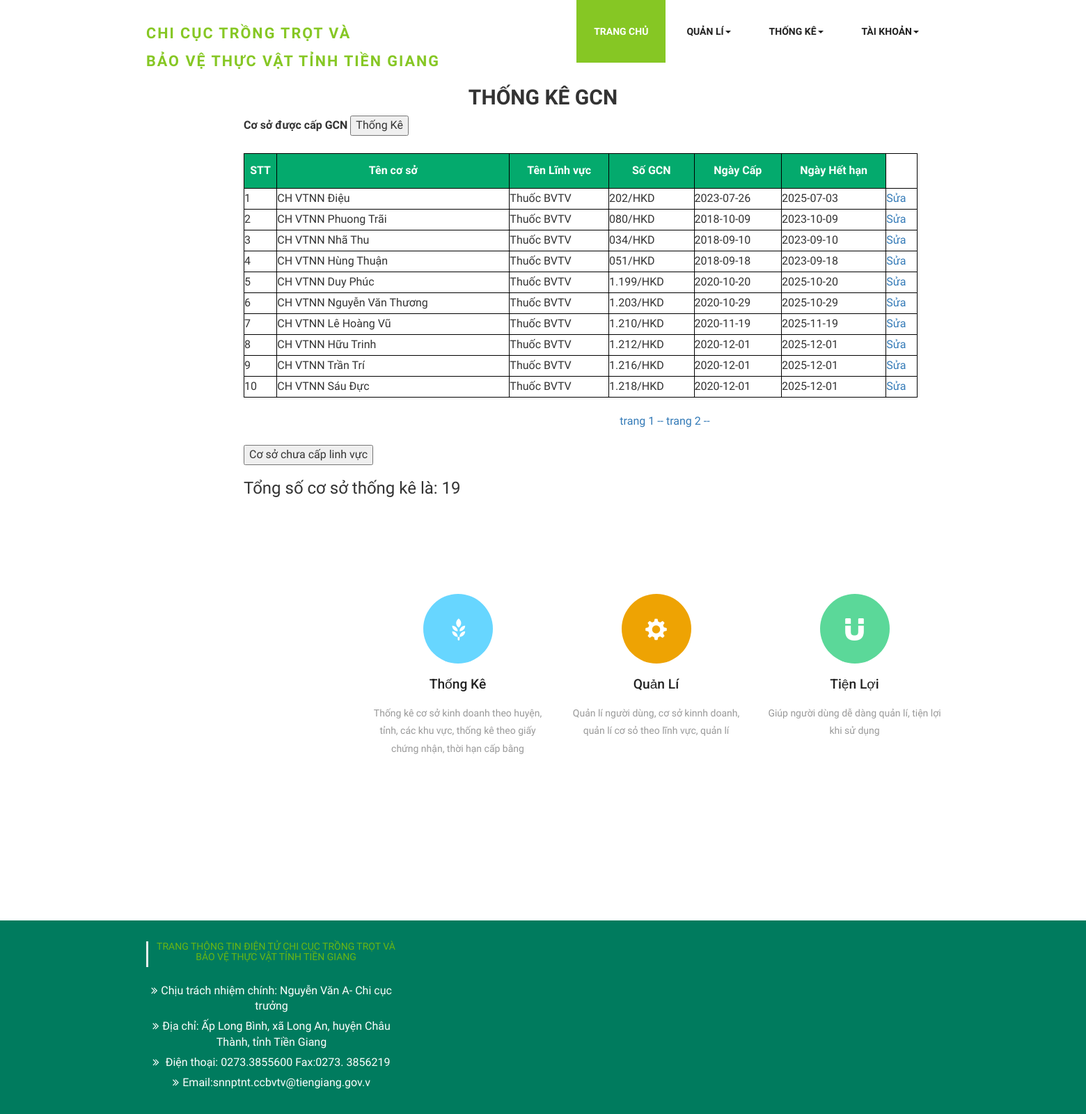
/giaychungnhan.php, run on the app's committed database.
### tables this page shows
CREATE TABLE `coso_linhvuc` (
  `id_cosolinhvuc` int(11) NOT NULL,
  `id_coso` int(11) NOT NULL,
  `id_linhvuc` int(11) NOT NULL,
  `soGCN` char(50) DEFAULT NULL,
  `ngay_cap` date DEFAULT NULL,
  `ngay_hethan` date DEFAULT NULL
);

CREATE TABLE `coso` (
  `id_coso` int(11) NOT NULL,
  `id_loaihinh` int(11) NOT NULL,
  `id_tthd` int(20) NOT NULL,
  `id_user` int(11) DEFAULT NULL,
  `id_tinh` int(11) NOT NULL,
  `id_huyen` int(11) NOT NULL,
  `id_xa` int(11) NOT NULL,
  `dia_chi` char(50) NOT NULL,
  `ten_coso` char(50) NOT NULL,
  `ten_chucoso` char(50) NOT NULL,
  `trinhdo_bangcap` int(32) NOT NULL,
  `sdt` char(50) NOT NULL,
  `ghi_chu` char(50) DEFAULT NULL,
  `ngay_tao` date NOT NULL,
  `ngay_update` date NOT NULL,
  `trangthai` int(11) NOT NULL
);

CREATE TABLE `linhvuc` (
  `id_linhvuc` int(11) NOT NULL,
  `ten_linhvuc` varchar(45) NOT NULL,
  `trangthai_MD` int(11) NOT NULL
);

### giaychungnhan.php (the view, shortened to what this page needs)
<?php
$trang ='';
if(isset($_GET['trang'])){
    $trang = $_GET['trang'];
    settype($trang,"int");
}else{
    $trang =1;
}
?>
<!DOCTYPE html>
    <html>
        <head>
            <link href="css/bootstrap.css" rel="stylesheet" type="text/css" media="all" />
            <link rel="stylesheet" href="css/style.css" type="text/css" media="all" />
            <link href="css/font-awesome.css" rel="stylesheet">
            <link href='css/immersive-slider.css' rel='stylesheet' type='text/css'>
            <link rel="stylesheet" href="css/jquery.flipster.css">
     </head>
     <body>
        <div class="header">
            <div class="container">
                <nav class="navbar navbar-default">
                    <div class="navbar-header">
                        <div class="w3layouts-logo">
                            <h1><a href="index.html"><span>CHI CỤC TRỒNG TRỌT VÀ <br>
                                        BẢO VỆ THỰC VẬT TỈNH TIỀN GIANG</span></a></h1>
                        </div>
                    </div>
                    <div class="collapse navbar-collapse nav-wil" id="bs-example-navbar-collapse-1">
                        <nav>
                            <ul class="nav navbar-nav">
                                <li class="active"><a href="admin.php">Trang Chủ</a></li>
                                <li><a href="#" class="dropdown-toggle hvr-sweep-to-bottom" data-toggle="dropdown" role="button" aria-haspopup="true" aria-expanded="false">Quản Lí<span class="caret"></span></a>
                                </li>
                                <li><a href="thongke.php" class="dropdown-toggle hvr-sweep-to-bottom" data-toggle="dropdown" role="button" aria-haspopup="true" aria-expanded="false">Thống Kê<span class="caret"></span></a>
                                </li>
                                <li><a href="taikhoan.php" class="dropdown-toggle hvr-sweep-to-bottom" data-toggle="dropdown" role="button" aria-haspopup="true" aria-expanded="false">Tài khoản<span class="caret"></span></a>
                                </li>
                            </ul>
                        </nav>
                    </div>
                </nav>
            </div>
            </div>
                <h2 style="text-align: center;"><b>THỐNG KÊ GCN</b></h2>
            <div style="margin-left: 350px;">
               <form action="" method="POST">
                    <label for="">Cơ sở được cấp GCN </label>
                    <input type="submit" name="thongke" value="Thống Kê">
               </form><br>
               <table border="1">
                    <tr>
                        <th>STT</th>
                        <th>Tên cơ sở</th>
                        <th>Tên Lĩnh vực</th>
                        <th>Số GCN</th>
                        <th>Ngày Cấp</th>
                        <th>Ngày Hết hạn</th>
                    </tr>
                    <?php
                    require 'connect.php';
                    $sotin1trang = 10;
                    $from = ($trang - 1) * 10;
                    $sql="SELECT coso.id_coso,coso.ten_coso,coso_linhvuc.id_cosolinhvuc,linhvuc.id_linhvuc, coso_linhvuc.soGCN,coso_linhvuc.ngay_cap,coso_linhvuc.ngay_hethan,linhvuc.ten_linhvuc from coso
                        INNER JOIN coso_linhvuc ON coso.id_coso=coso_linhvuc.id_coso INNER JOIN linhvuc ON coso_linhvuc.id_linhvuc=linhvuc.id_linhvuc
                        WHERE coso_linhvuc.id_linhvuc !='1' LIMIT $from , $sotin1trang ";
                    $result = $conn->query($sql);
                    $i = 0;
                    while($row = $result->fetch_assoc()) {
                        $i++;
                    ?>
                        <tr>
                            <td><?php echo $i; ?></td>
                            <td><?php echo $row['ten_coso']; ?></td>
                            <td><?php echo $row['ten_linhvuc']; ?></td>
                            <td><?php echo $row['soGCN']; ?></td>
                            <td><?php echo $row['ngay_cap']; ?></td>
                            <td><?php echo $row['ngay_hethan']; ?></td>
                            <td><a href="editcosolinhvuc.php?id_cosolinhvuc=<?php echo $row['id_cosolinhvuc']; ?>">Sửa</a></td>
                        </tr>
                        <?php
                        }
                        ?>
               </table><br>
               <div style="text-align: center;">
                <?php
                    require 'connect.php';
                    $x = mysqli_query($conn,"SELECT id_cosolinhvuc from coso_linhvuc WHERE coso_linhvuc.id_linhvuc !='1' ");
                    $tongsotin = mysqli_num_rows($x);
                    $sotrang = ceil( $tongsotin / $sotin1trang);
                    for($t=1 ; $t <= $sotrang   ; $t++){
                            echo "<a href='giaychungnhan.php?trang=$t'> trang $t --</a> ";
                    }
                ?>
                </div><br>
               <button onclick="document.location='giaychungnhanoff.php'">Cơ sở chưa cấp linh vực</button>
                <h3>Tổng số cơ sở thống kê là: <?php echo $tongsotin ?></h3>
            </div>
            <div class="banner-bottom">
        <div class="container" style="margin-left: 500px;" >
            <div class="agileits-banner-bottom">
                <div class="col-md-3 agileits-banner-bottom-grid">
                    <div class="services-grid1">
                        <div class="services-grid-right agile-services-grid-right">
                            <div class="services-grid-right-grid hvr-radial-out blue-grid">
                                <span class="glyphicon glyphicon-grain" aria-hidden="true"></span>
                            </div>
                        </div>
                        <div class="services-grid-left agile-services-grid-left">
                            <h4>Thống Kê</h4>
                            <p> Thống kê cơ sở kinh doanh theo huyện, tỉnh,
                                các khu vực, thống kê theo giấy chứng nhận, thời hạn cấp bằng </p>
                        </div>
                    </div>
                </div>
                <div class="col-md-3 agileits-banner-bottom-grid">
                    <div class="services-grid1">
                        <div class="services-grid-right agile-services-grid-right">
                            <div class="services-grid-right-grid hvr-radial-out orange-grid">
                                <span class="glyphicon glyphicon-cog" aria-hidden="true"></span>
                            </div>
                        </div>
                        <div class="services-grid-left agile-services-grid-left">
                            <h4>Quản Lí</h4>
                            <p>Quản lí người dùng, cơ sở kinnh doanh,
                                quản lí cơ sỏ theo lĩnh vực, quản lí </p>
                        </div>
                    </div>
                </div>
                <div class="col-md-3 agileits-banner-bottom-grid">
                    <div class="services-grid1">
                        <div class="services-grid-right agile-services-grid-right">
                            <div class="services-grid-right-grid hvr-radial-out green-grid">
                                <span class="glyphicon glyphicon-magnet" aria-hidden="true"></span>
                            </div>
                        </div>
                        <div class="services-grid-left agile-services-grid-left">
                            <h4>Tiện lợi</h4>
                            <p>Giúp người dùng dễ dàng quản lí, tiện lợi khi sử dụng</p>
                        </div>
                    </div>
                </div>
            </div>
        </div>
    </div>
            <footer>
                <section id="footer">
                    <div class="container">
                        <div class="row text-center text-xs-center text-sm-left text-md-left">
                            <div class="col-xs-12 col-sm-4 col-md-4">
                                <h5>TRANG THÔNG TIN ĐIỆN TỬ CHI CỤC TRỒNG TRỌT VÀ BẢO VỆ THỰC VẬT TỈNH TIỀN GIANG</h5>
                                <ul class="list-unstyled quick-links">
                                    <li><a href="javascript:void();"><i class="fa fa-angle-double-right"></i>Chịu trách nhiệm chính: Nguyễn Văn A- Chi cục trưởng</a></li>
                                    <li><a href="javascript:void();"><i class="fa fa-angle-double-right"></i>Địa chỉ: Ấp Long Bình, xã Long An, huyện Châu Thành, tỉnh Tiền Giang</a></li>
                                    <li><a href="javascript:void();"><i class="fa fa-angle-double-right"></i> Điện thoại: 0273.3855600 Fax:0273. 3856219</a></li>
                                    <li><a href="javascript:void();"><i class="fa fa-angle-double-right"></i>Email:snnptnt.ccbvtv@tiengiang.gov.v</a></li>
                                </ul>
                            </div>
                        </div>
                    </div>
                </section>
            </footer>
    </body>
    </html>

### data on the page
coso_linhvuc: id_coso.ten_coso "CH VTNN Điệu", id_linhvuc.ten_linhvuc "Thuốc BVTV", soGCN "202/HKD", ngay_cap "2023-07-26", ngay_hethan "2025-07-03"
coso_linhvuc: id_coso.ten_coso "CH VTNN Phuong Trãi", id_linhvuc.ten_linhvuc "Thuốc BVTV", soGCN "080/HKD", ngay_cap "2018-10-09", ngay_hethan "2023-10-09"
coso_linhvuc: id_coso.ten_coso "CH VTNN Nhã Thu", id_linhvuc.ten_linhvuc "Thuốc BVTV", soGCN "034/HKD", ngay_cap "2018-09-10", ngay_hethan "2023-09-10"
coso_linhvuc: id_coso.ten_coso "CH VTNN Hùng Thuận", id_linhvuc.ten_linhvuc "Thuốc BVTV", soGCN "051/HKD", ngay_cap "2018-09-18", ngay_hethan "2023-09-18"
coso_linhvuc: id_coso.ten_coso "CH VTNN Duy Phúc", id_linhvuc.ten_linhvuc "Thuốc BVTV", soGCN "1.199/HKD", ngay_cap "2020-10-20", ngay_hethan "2025-10-20"
coso_linhvuc: id_coso.ten_coso "CH VTNN Nguyễn Văn Thương", id_linhvuc.ten_linhvuc "Thuốc BVTV", soGCN "1.203/HKD", ngay_cap "2020-10-29", ngay_hethan "2025-10-29"
coso_linhvuc: id_coso.ten_coso "CH VTNN Lê Hoàng Vũ", id_linhvuc.ten_linhvuc "Thuốc BVTV", soGCN "1.210/HKD", ngay_cap "2020-11-19", ngay_hethan "2025-11-19"
coso_linhvuc: id_coso.ten_coso "CH VTNN Hữu Trinh", id_linhvuc.ten_linhvuc "Thuốc BVTV", soGCN "1.212/HKD", ngay_cap "2020-12-01", ngay_hethan "2025-12-01"
coso_linhvuc: id_coso.ten_coso "CH VTNN Trần Trí", id_linhvuc.ten_linhvuc "Thuốc BVTV", soGCN "1.216/HKD", ngay_cap "2020-12-01", ngay_hethan "2025-12-01"
coso_linhvuc: id_coso.ten_coso "CH VTNN Sáu Đực", id_linhvuc.ten_linhvuc "Thuốc BVTV", soGCN "1.218/HKD", ngay_cap "2020-12-01", ngay_hethan "2025-12-01"

### other printed values
$tongsotin "19"
